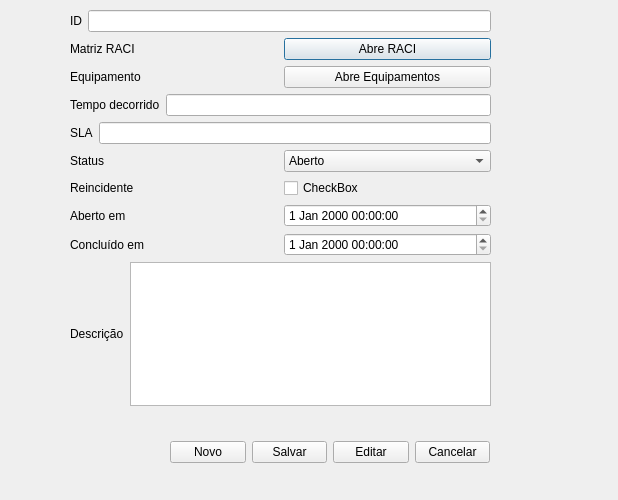
<?xml version="1.0" encoding="UTF-8"?>
<ui version="4.0">
 <class>gerenciaChamados</class>
 <widget class="QDialog" name="gerenciaChamados">
  <property name="geometry">
   <rect>
    <x>0</x>
    <y>0</y>
    <width>618</width>
    <height>500</height>
   </rect>
  </property>
  <property name="windowTitle">
   <string>Kaizen Birth Edition</string>
  </property>
  <widget class="QWidget" name="layoutWidget">
   <property name="geometry">
    <rect>
     <x>70</x>
     <y>10</y>
     <width>421</width>
     <height>396</height>
    </rect>
   </property>
   <layout class="QVBoxLayout" name="verticalLayout">
    <item>
     <layout class="QHBoxLayout" name="horizontalLayout_2">
      <item>
       <widget class="QLabel" name="label">
        <property name="text">
         <string>ID</string>
        </property>
       </widget>
      </item>
      <item>
       <widget class="QLineEdit" name="lineEdit"/>
      </item>
     </layout>
    </item>
    <item>
     <layout class="QHBoxLayout" name="horizontalLayout_3">
      <item>
       <widget class="QLabel" name="label_2">
        <property name="text">
         <string>Matriz RACI</string>
        </property>
       </widget>
      </item>
      <item>
       <widget class="QPushButton" name="abreRACI">
        <property name="text">
         <string>Abre RACI</string>
        </property>
       </widget>
      </item>
     </layout>
    </item>
    <item>
     <layout class="QHBoxLayout" name="horizontalLayout_12">
      <item>
       <widget class="QLabel" name="label_10">
        <property name="text">
         <string>Equipamento</string>
        </property>
       </widget>
      </item>
      <item>
       <widget class="QPushButton" name="abreDisp">
        <property name="text">
         <string>Abre Equipamentos</string>
        </property>
       </widget>
      </item>
     </layout>
    </item>
    <item>
     <layout class="QHBoxLayout" name="horizontalLayout_4">
      <item>
       <widget class="QLabel" name="label_3">
        <property name="text">
         <string>Tempo decorrido</string>
        </property>
       </widget>
      </item>
      <item>
       <widget class="QLineEdit" name="lineEdit_2"/>
      </item>
     </layout>
    </item>
    <item>
     <layout class="QHBoxLayout" name="horizontalLayout_5">
      <item>
       <widget class="QLabel" name="label_4">
        <property name="text">
         <string>SLA</string>
        </property>
       </widget>
      </item>
      <item>
       <widget class="QLineEdit" name="lineEdit_3"/>
      </item>
     </layout>
    </item>
    <item>
     <layout class="QHBoxLayout" name="horizontalLayout_6">
      <item>
       <widget class="QLabel" name="label_5">
        <property name="text">
         <string>Status</string>
        </property>
       </widget>
      </item>
      <item>
       <widget class="QComboBox" name="comboBox">
        <item>
         <property name="text">
          <string>Aberto</string>
         </property>
        </item>
        <item>
         <property name="text">
          <string>Atribuído</string>
         </property>
        </item>
        <item>
         <property name="text">
          <string>Em Execução</string>
         </property>
        </item>
        <item>
         <property name="text">
          <string>Concluído</string>
         </property>
        </item>
       </widget>
      </item>
     </layout>
    </item>
    <item>
     <layout class="QHBoxLayout" name="horizontalLayout_7">
      <item>
       <widget class="QLabel" name="label_6">
        <property name="text">
         <string>Reincidente</string>
        </property>
       </widget>
      </item>
      <item>
       <widget class="QCheckBox" name="checkBox">
        <property name="text">
         <string>CheckBox</string>
        </property>
       </widget>
      </item>
     </layout>
    </item>
    <item>
     <layout class="QHBoxLayout" name="horizontalLayout_8">
      <item>
       <widget class="QLabel" name="label_7">
        <property name="text">
         <string>Aberto em</string>
        </property>
       </widget>
      </item>
      <item>
       <widget class="QDateTimeEdit" name="dateTimeEdit"/>
      </item>
     </layout>
    </item>
    <item>
     <layout class="QHBoxLayout" name="horizontalLayout_9">
      <item>
       <widget class="QLabel" name="label_8">
        <property name="text">
         <string>Concluído em</string>
        </property>
       </widget>
      </item>
      <item>
       <widget class="QDateTimeEdit" name="dateTimeEdit_2"/>
      </item>
     </layout>
    </item>
    <item>
     <layout class="QHBoxLayout" name="horizontalLayout_10">
      <item>
       <widget class="QLabel" name="label_9">
        <property name="text">
         <string>Descrição</string>
        </property>
       </widget>
      </item>
      <item>
       <widget class="QPlainTextEdit" name="plainTextEdit"/>
      </item>
     </layout>
    </item>
   </layout>
  </widget>
  <widget class="QWidget" name="layoutWidget_2">
   <property name="geometry">
    <rect>
     <x>170</x>
     <y>440</y>
     <width>320</width>
     <height>25</height>
    </rect>
   </property>
   <layout class="QHBoxLayout" name="horizontalLayout">
    <item>
     <widget class="QPushButton" name="novoChamado">
      <property name="text">
       <string>Novo</string>
      </property>
     </widget>
    </item>
    <item>
     <widget class="QPushButton" name="pushButton_2">
      <property name="text">
       <string>Salvar</string>
      </property>
     </widget>
    </item>
    <item>
     <widget class="QPushButton" name="pushButton">
      <property name="text">
       <string>Editar</string>
      </property>
     </widget>
    </item>
    <item>
     <widget class="QPushButton" name="pushButton_3">
      <property name="text">
       <string>Cancelar</string>
      </property>
     </widget>
    </item>
   </layout>
  </widget>
 </widget>
 <resources/>
 <connections/>
</ui>
